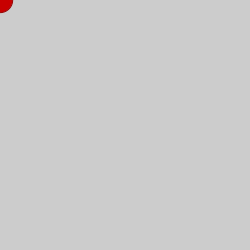
Frame 1 (no input)
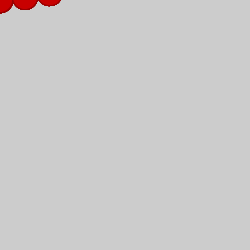
Frame 60 (the mouse pressed at the canvas centre just before this capture)
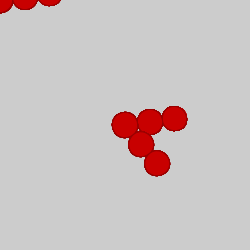
Frame 120 (the mouse held since frame 60 and released just before this capture)

The Processing sketch that drew these frames (run headless with seeded random() and noise(); from frame 60 on, the mouse is pressed at the canvas centre):

// Processing sketch: rotate_matrix
// ── rotate_matrix.pde
// create a matrix

void setup() {
  size(250, 250);
}

void draw() {
  stroke(150, 0, 0);
  
  // the if statment checkes if you stopped moving the mouse
  if (mouseX == pmouseX || mouseY == pmouseY) {
    // creating the matix 
    pushMatrix(); // starting a matrix
    translate(mouseX, mouseY); // follow the mouse
    rotate(second()); // rotate over time
    fill(200, 0, 0);
    ellipse(0, 0, 25, 25);
    ellipse(0, 25, 25, 25);
    ellipse(0, 50, 25, 25);
    popMatrix(); // closing the matrix
  }
}
